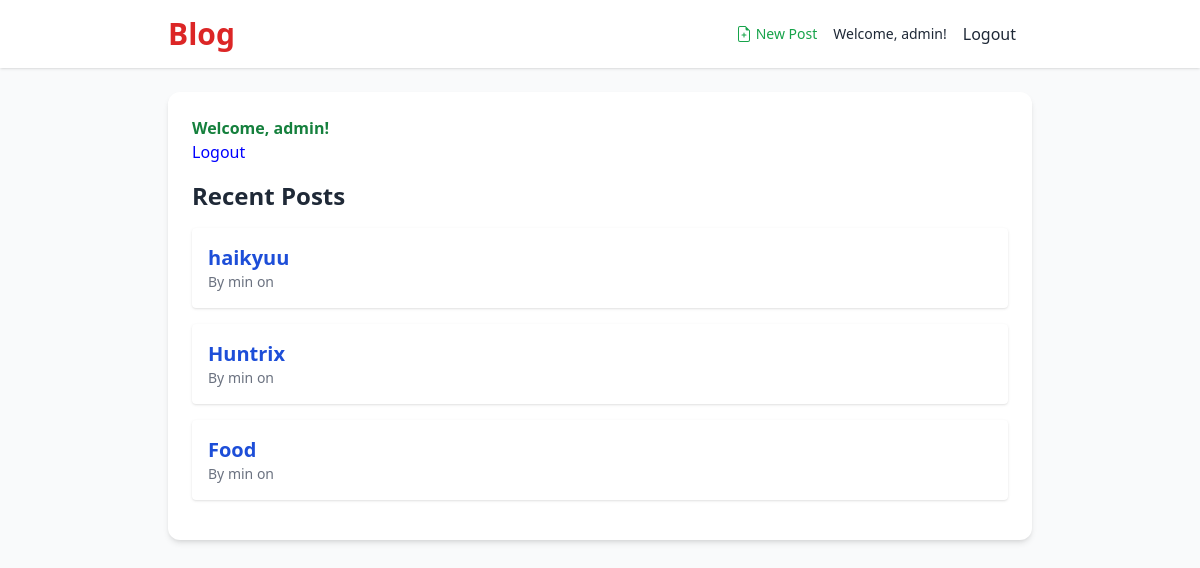
The app's page / (signed in) with its own data.
### blog/models.py (models this page shows, shortened)
class Post(models.Model):
    author = models.ForeignKey(settings.AUTH_USER_MODEL, on_delete=models.CASCADE)
    title = models.CharField(max_length=200)
    text = models.TextField()
    image = models.ImageField(upload_to='post_images/', blank=True, null=True)
    created_date = models.DateTimeField(default=timezone.now)
    published_date = models.DateTimeField(blank=True, null=True)

### blog/views.py (the view)
# urls.py: 2. Add a URL to urlpatterns:  path('', views.home, name='home')
def home(request):
    posts = Post.objects.filter(published_date__lte=timezone.now()).order_by('-published_date')
    return render(request, 'blog/home.html', {'posts': posts})

### blog/templates/blog/home.html (shortened to what this page needs)
{% extends "blog/base.html" %} {% block content %}
<div class="mb-4">
  {% if user.is_authenticated %}
  <p class="text-green-700 font-semibold">Welcome, {{ user.username }}!</p>
  <form method="POST" action="{% url 'logout' %}" style="display: inline;">
  <button type="submit" class="btn btn-link" style="border: none; background: none; padding: 0; color: blue; cursor: pointer;">
    Logout
  </button>
</form>
  {% else %}
  <p class="text-blue-600">You are not logged in.</p>
  <a href="{% url 'login' %}" class="text-blue-500 underline">Login</a>
  {% endif %}
</div>
<h2 class="text-2xl font-bold mb-4">Recent Posts</h2>
{% for post in posts %}
<div class="mb-4 p-4 bg-white rounded shadow">
  <h3 class="text-xl font-bold">
    <a
      href="{% url 'post_detail' pk=post.pk %}"
      class="text-blue-700 hover:underline"
    >
      {{ post.title }}
    </a>
  </h3>
  <p class="text-gray-500 text-sm">
    By {{ post.author }} on {{ post.published_at|date:"F d, Y" }}
  </p>
</div>
{% empty %}
<p>No posts yet. Stay tuned!</p>
{% endfor %} {% endblock %}

### blog/templates/blog/base.html (shortened to what this page needs)
{% load static %}
<!DOCTYPE html>
<html lang="en">
  <head>
    <script src="https://cdn.tailwindcss.com"></script>
  </head>
  <body class="bg-gray-50 text-gray-800 font-sans">
    <header class="bg-white shadow">
      <div
        class="max-w-4xl mx-auto px-4 py-4 flex justify-between items-center"
      >
        <h1 class="text-3xl font-bold text-red-600">
          <a href="/">Blog</a>
        </h1>
        <div class="flex items-center space-x-4">
          {% if user.is_authenticated %}
          <a
            href="{% url 'post_new'%}"
            class="text-sm text-green-600 hover:underline flex items-center gap-1"
          >
            {% include "./icons/file-earmark-plus.svg" %} New Post
          </a>
          <p class="text-sm">
            Welcome, <span class="font-medium">{{ user.username }}</span>!
            <form method="POST" action="{% url "logout" %}" style="display: inline;" >
              <button class="btn btn-link" style="border: none; background: none;">
                Logout
              </button>
            </form>
          </p>
          {% else %}
          <a href="{% url "login" %}" class="text-sm text-blue-600 hover:underline">Login </a>
          {% endif %}
        </div>
      </div>
    </header>
    <main class="max-w-4xl mx-auto px-4 py-6">
      <div class="bg-white shadow-md rounded-xl p-6">
        {% block content %}{% endblock %}
      </div>
    </main>
  </body>
</html>

### records on screen
Post: title "haikyuu", author "min"
Post: title "Huntrix", author "min"
Post: title "Food", author "min"

### other values on screen
{{ user.username }} "admin"
